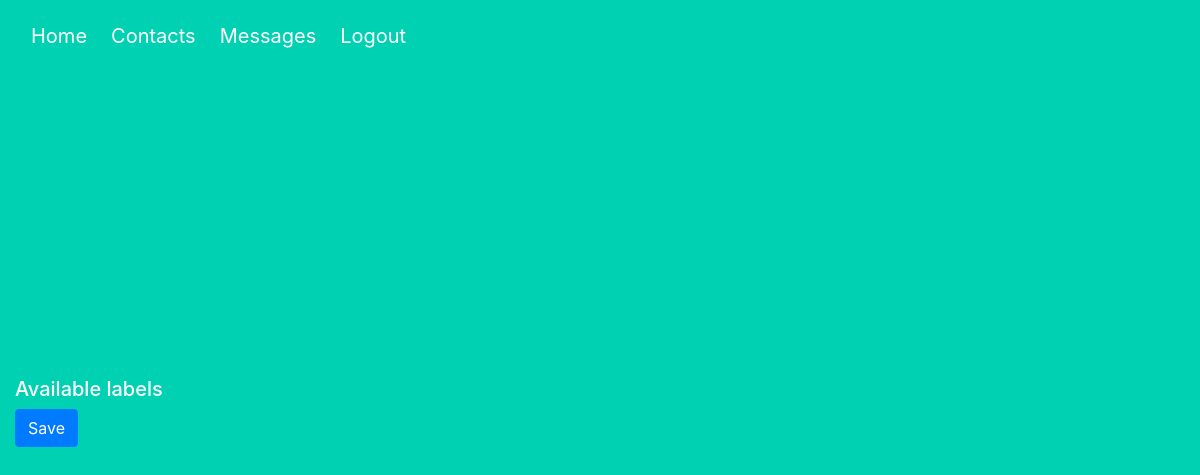
/messages (signed in), run on an earlier commit of the app's database.
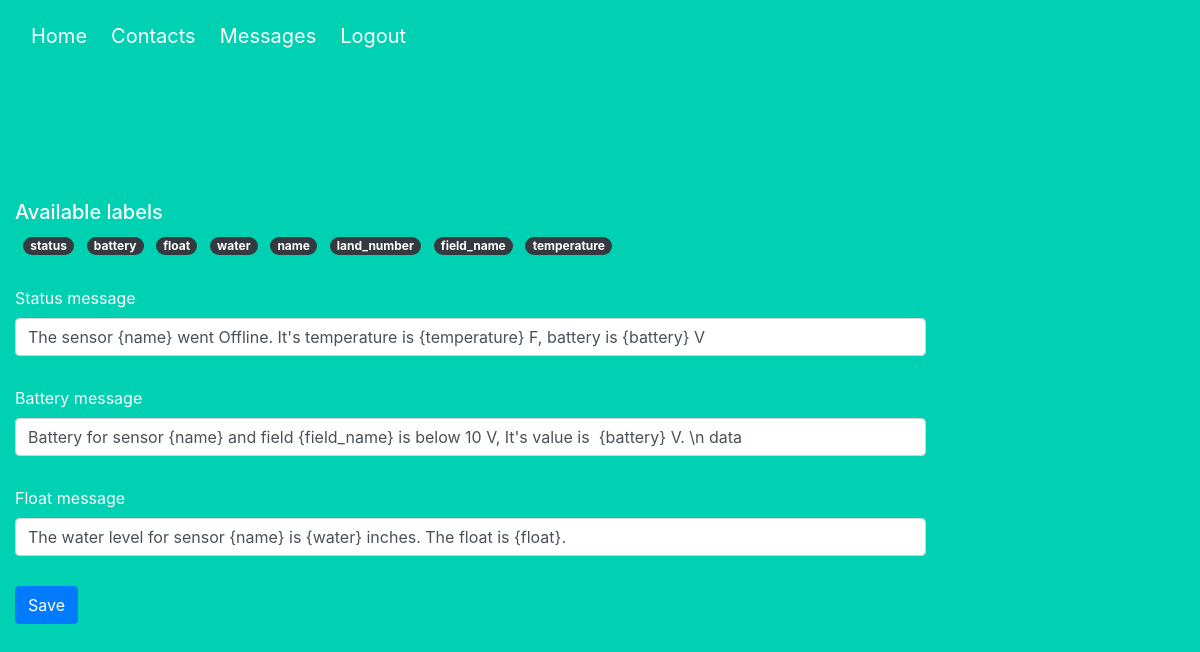
And on a later commit of the database.
### models.py (models this page shows)
class Message(db.Model):
    __tablename__ = 'message'
    id = db.Column(db.Integer, primary_key=True)
    name = db.Column(db.String(100), unique=True)
    message = db.Column(db.String(1000))
    def as_dict(self):
        return {c.name: getattr(self, c.name) for c in self.__table__.columns}

### main.py (the view, shortened to what this page needs)
@main.route('/messages', methods=["GET", "POST"])
@login_required
def messages():
    msgs = [msg.as_dict() for msg in Message.query.all()]
    exclude_fields = ['name', 'land_number', 'field_name', 'water', 'temperature']
    filtered_msgs = filter(lambda label: label['name'] not in exclude_fields, msgs)
    if request.method == 'GET':
        return render_template('messages.html', labels=filtered_msgs, lbs=msgs)

### __init__.py (called while the page is built)
@login_manager.user_loader
def load_user(user_id):
    return User.query.get(int(user_id))

### templates/messages.html (shortened to what this page needs)
{% extends "base.html" %}
{% block content %}
    <h5>Available labels</h5>
    {% for lb in lbs %}
        <span class="badge badge-pill badge-dark ml-2">{{ lb.name }}</span>
    {% endfor %}
    <form method="post">
        {% for label in labels %}
            <div class="form-group">
                <label>{{ label.name[0] | upper }}{{ label.name[1:] }} message</label>
                <input class="form-control" name="{{ label.name }}" value="{{ label.message }}">
            </div>
        {% endfor %}
        <button type="submit" class="btn btn-primary">Save</button>
    </form>
{% endblock %}

### templates/base.html (shortened to what this page needs)
<!DOCTYPE html>
<html>
<head>
    <link rel="stylesheet" href="../static/css/bulma.min.css"/>
    <link rel="stylesheet" href="../static/bootstrap4/css/bootstrap.min.css"/>
    <link rel="stylesheet" href="../static/css/main.css"/>
</head>
<body>
<section class="hero is-primary is-fullheight" style="min-width: 100%; float: left">
    <div class="hero-head">
        <nav class="navbar">
            <div class="container">
                <div id="navbarMenuHeroA" class="navbar-menu navbar-brand">
                    <div class="navbar-start">
                        <a href="{{ url_for('main.index') }}" class="navbar-item">
                            Home
                        </a>
                        {% if current_user.is_authenticated %}
                            <a href="{{ url_for('contact.contacts') }}" class="navbar-item">
                                Contacts
                            </a>
                        {% endif %}
                        {% if current_user.is_authenticated %}
                            <a href="{{ url_for('main.messages') }}" class="navbar-item">
                                Messages
                            </a>
                        {% endif %}
                        {% if current_user.is_authenticated %}
                            <a href="{{ url_for('auth.logout') }}" class="navbar-item">
                                Logout
                            </a>
                        {% endif %}
                    </div>
                </div>
            </div>
        </nav>
    </div>
    <div class="hero-body">
        <div class="container">
            {% block content %}
            {% endblock %}
        </div>
    </div>
</section>
</body>
</html>

### static/css/main.css (style rules this page uses)
body { overflow: scroll !important; }
.hero-body .container { max-width: 80%; }
@media only screen
and (min-device-width: 768px)
and (max-device-width: 1024px) { .container { margin-left: 0; } }
@media only screen
and (min-device-width: 768px)
and (max-device-width: 1024px) { .hero-body { padding-left: 0 !important; padding-top: 0; } }
.form-group { margin: 30px 0; }

What changed in the data, as far as the page shows it:
added Message: name "status", name "S", name "tatus", status "The sensor {name} went Offline. It's temperature is {temperature} F, battery is {battery} V"
added Message: name "battery", name "B", name "attery", battery "Battery for sensor {name} and field {field_name} is below 10 V, It's value is {battery} V. \\n data"
added Message: name "float", name "F", name "loat", float "The water level for sensor {name} is {water} inches. The float is {float}."
added Message: name "water", shown under "Available labels"
added Message: name "name", shown under "Available labels"
added Message: name "land_number", shown under "Available labels"
added Message: name "field_name", shown under "Available labels"
added Message: name "temperature", shown under "Available labels"
